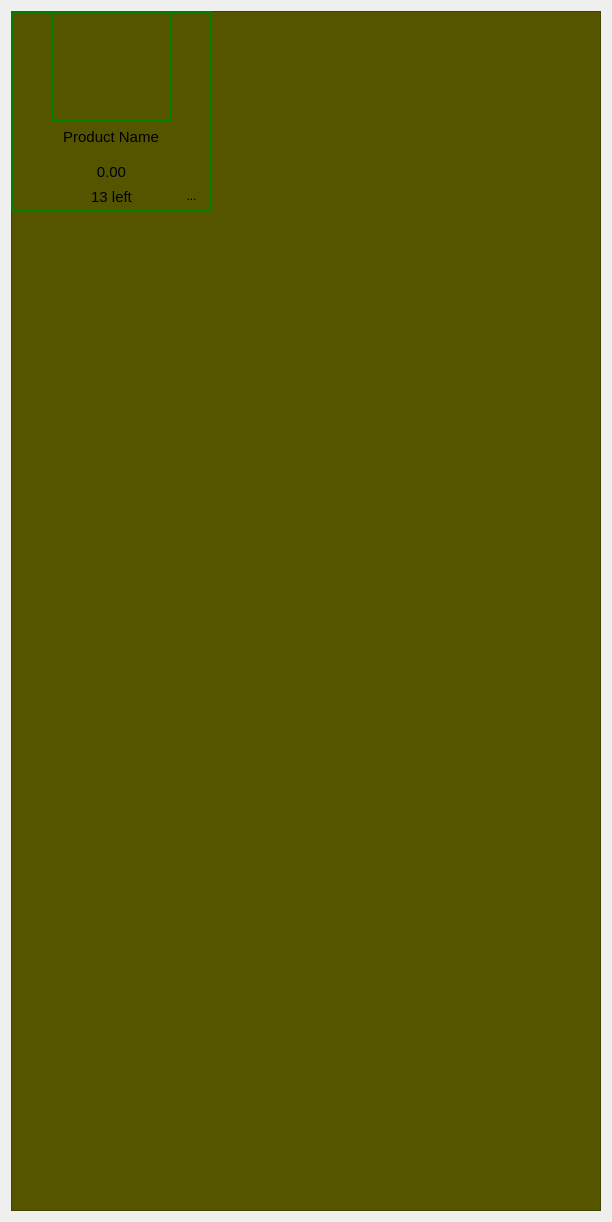
         <widget class="QWidget" name="scrollAreaWidgetContents">
          <property name="geometry">
           <rect>
            <x>0</x>
            <y>-238</y>
            <width>612</width>
            <height>1218</height>
           </rect>
          </property>
          <layout class="QVBoxLayout" name="verticalLayout">
           <item>
            <widget class="QFrame" name="grid_frame">
             <property name="minimumSize">
              <size>
               <width>0</width>
               <height>1200</height>
              </size>
             </property>
             <property name="styleSheet">
              <string notr="true">background-color: rgb(85, 85, 0);</string>
             </property>
             <property name="frameShape">
              <enum>QFrame::StyledPanel</enum>
             </property>
             <property name="frameShadow">
              <enum>QFrame::Raised</enum>
             </property>
             <widget class="QWidget" name="gridLayoutWidget">
              <property name="geometry">
               <rect>
                <x>0</x>
                <y>0</y>
                <width>614</width>
                <height>1191</height>
               </rect>
              </property>
              <layout class="QGridLayout" name="gridLayout" rowstretch="0" columnstretch="0">
               <property name="sizeConstraint">
                <enum>QLayout::SetFixedSize</enum>
               </property>
               <property name="bottomMargin">
                <number>0</number>
               </property>
               <item row="0" column="0">
                <widget class="QFrame" name="productframe_frame">
                 <property name="minimumSize">
                  <size>
                   <width>200</width>
                   <height>200</height>
                  </size>
                 </property>
                 <property name="maximumSize">
                  <size>
                   <width>200</width>
                   <height>200</height>
                  </size>
                 </property>
                 <property name="styleSheet">
                  <string notr="true">border: 2px solid green</string>
                 </property>
                 <property name="frameShape">
                  <enum>QFrame::StyledPanel</enum>
                 </property>
                 <property name="frameShadow">
                  <enum>QFrame::Raised</enum>
                 </property>
                 <widget class="QLabel" name="productname_label">
                  <property name="geometry">
                   <rect>
                    <x>5</x>
                    <y>110</y>
                    <width>190</width>
                    <height>31</height>
                   </rect>
                  </property>
                  <property name="styleSheet">
                   <string notr="true">font-size: 15px;
border: none;</string>
                  </property>
                  <property name="text">
                   <string>Product Name</string>
                  </property>
                  <property name="scaledContents">
                   <bool>false</bool>
                  </property>
                  <property name="alignment">
                   <set>Qt::AlignCenter</set>
                  </property>
                  <property name="wordWrap">
                   <bool>true</bool>
                  </property>
                 </widget>
                 <widget class="QLabel" name="productprice_label">
                  <property name="geometry">
                   <rect>
                    <x>25</x>
                    <y>145</y>
                    <width>151</width>
                    <height>31</height>
                   </rect>
                  </property>
                  <property name="styleSheet">
                   <string notr="true">font-size: 15px;
border: none;</string>
                  </property>
                  <property name="text">
                   <string>0.00</string>
                  </property>
                  <property name="scaledContents">
                   <bool>true</bool>
                  </property>
                  <property name="alignment">
                   <set>Qt::AlignCenter</set>
                  </property>
                  <property name="wordWrap">
                   <bool>true</bool>
                  </property>
                 </widget>
                 <widget class="QLabel" name="productquantity_label">
                  <property name="geometry">
                   <rect>
                    <x>25</x>
                    <y>175</y>
                    <width>151</width>
                    <height>21</height>
                   </rect>
                  </property>
                  <property name="styleSheet">
                   <string notr="true">font-size: 15px;
border: none;</string>
                  </property>
                  <property name="text">
                   <string>13 left</string>
                  </property>
                  <property name="scaledContents">
                   <bool>true</bool>
                  </property>
                  <property name="alignment">
                   <set>Qt::AlignCenter</set>
                  </property>
                  <property name="wordWrap">
                   <bool>true</bool>
                  </property>
                 </widget>
                 <widget class="QPushButton" name="viewdetails_button">
                  <property name="geometry">
                   <rect>
                    <x>165</x>
                    <y>175</y>
                    <width>31</width>
                    <height>20</height>
                   </rect>
                  </property>
                  <property name="styleSheet">
                   <string notr="true">
QPushButton {
                                border: none;
                border-radius: 5px;
            }
QPushButton:hover {
                background-color: #2d2d00;
            }
</string>
                  </property>
                  <property name="text">
                   <string>...</string>
                  </property>
                 </widget>
                 <widget class="QLabel" name="productiamge_label">
                  <property name="geometry">
                   <rect>
                    <x>40</x>
                    <y>0</y>
                    <width>120</width>
                    <height>110</height>
                   </rect>
                  </property>
                  <property name="text">
                   <string/>
                  </property>
                  <property name="scaledContents">
                   <bool>true</bool>
                  </property>
                  <property name="wordWrap">
                   <bool>true</bool>
                  </property>
                 </widget>
                </widget>
               </item>
              </layout>
             </widget>
            </widget>
           </item>
          </layout>
         </widget>
